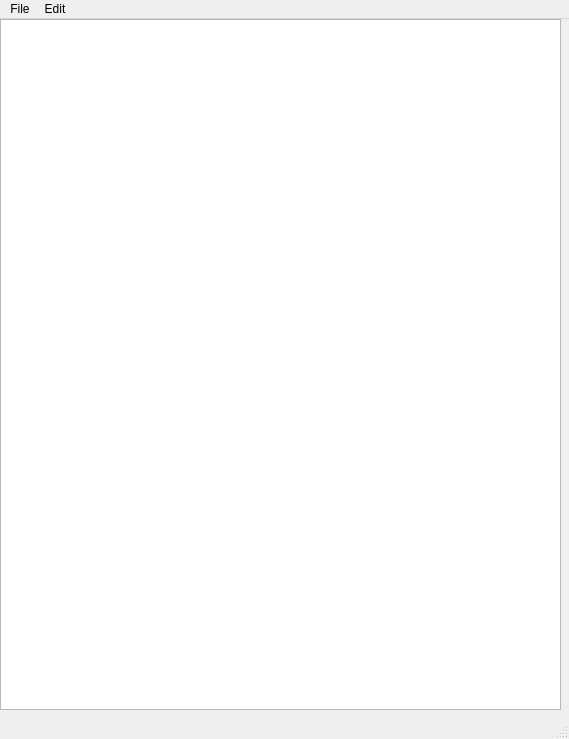
<?xml version="1.0" encoding="UTF-8"?>
<ui version="4.0">
 <class>MainWindow</class>
 <widget class="QMainWindow" name="MainWindow">
  <property name="geometry">
   <rect>
    <x>0</x>
    <y>0</y>
    <width>569</width>
    <height>739</height>
   </rect>
  </property>
  <property name="windowTitle">
   <string>MainWindow</string>
  </property>
  <widget class="QWidget" name="centralwidget">
   <widget class="QListView" name="listView">
    <property name="geometry">
     <rect>
      <x>0</x>
      <y>0</y>
      <width>561</width>
      <height>691</height>
     </rect>
    </property>
   </widget>
  </widget>
  <widget class="QMenuBar" name="menubar">
   <property name="geometry">
    <rect>
     <x>0</x>
     <y>0</y>
     <width>569</width>
     <height>21</height>
    </rect>
   </property>
   <widget class="QMenu" name="menuFile">
    <property name="title">
     <string>File</string>
    </property>
    <addaction name="actionClose"/>
   </widget>
   <widget class="QMenu" name="menuEdit">
    <property name="title">
     <string>Edit</string>
    </property>
   </widget>
   <addaction name="menuFile"/>
   <addaction name="menuEdit"/>
  </widget>
  <widget class="QStatusBar" name="statusbar"/>
  <action name="actionClose">
   <property name="text">
    <string>Close</string>
   </property>
  </action>
 </widget>
 <resources/>
 <connections/>
</ui>
